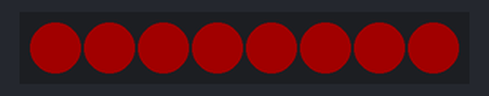
Simulated run of this sketch. Board: Arduino Uno, built with avr-gcc and run on an emulated ATmega328P. Shown: 8 RGB LEDs in strip order, left to right. Dim RGB values are drawn brighter than linear.

Above: at 0.45 s.
At 2.25 s:
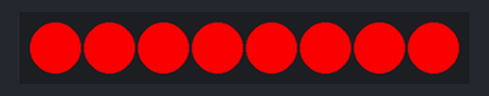
At 2.86 s:
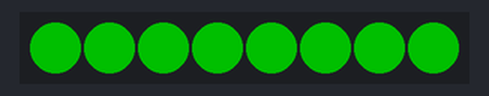
At 4.06 s:
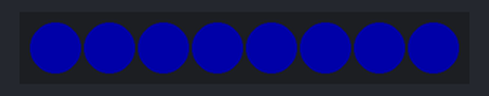
At 5.1 s:
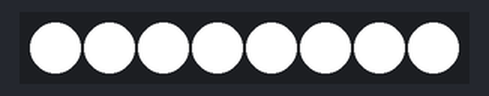
Timing chart, 0 to 40.0 s (numbered marks = the images above):
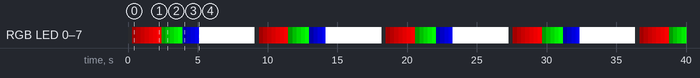

The sketch:

Neopixel_Rainbow.ino
```cpp
#include <Adafruit_NeoPixel.h>
#define PIN 6
#define NUM_LEDS 8
// Parameter 1 = number of pixels in strip
// Parameter 2 = pin number (most are valid)
// Parameter 3 = pixel type flags, add together as needed:
//   NEO_KHZ800  800 KHz bitstream (most NeoPixel products w/WS2812 LEDs)
//   NEO_KHZ400  400 KHz (classic 'v1' (not v2) FLORA pixels, WS2811 drivers)
//   NEO_GRB     Pixels are wired for GRB bitstream (most NeoPixel products)
//   NEO_RGB     Pixels are wired for RGB bitstream (v1 FLORA pixels, not v2)
Adafruit_NeoPixel strip = Adafruit_NeoPixel(NUM_LEDS, PIN, NEO_GRB + NEO_KHZ800);

void setup() {
  strip.begin();
  strip.show(); // Initialize all pixels to 'off'
}

// *** REPLACE FROM HERE ***
void loop() {
  for(int i=0; i<255; i++){
    for(int j=0; j<NUM_LEDS; j++){
      strip.setPixelColor(j, i, 0, 0);
      strip.show();

    }
    delay(5);
  }
   for(int i=0; i<255; i++){
    for(int j=0; j<NUM_LEDS; j++){
      strip.setPixelColor(j, 0, i, 0);


    }
    strip.show();
    delay(5);

   }

    for(int i=0; i<255; i++){
      for(int j=0; j<NUM_LEDS; j++) {
        strip.setPixelColor(j, 0, 0, i);


      }
      strip.show();
      delay(5);
    }

   for(int j=0; j<NUM_LEDS; j++){
    strip.setPixelColor(j, 255,255,255);


   }
   strip.show();
delay(4000);
}
```

Measured:
- by itself, everything shown: repeats every 9.1 s, in 18 steps
